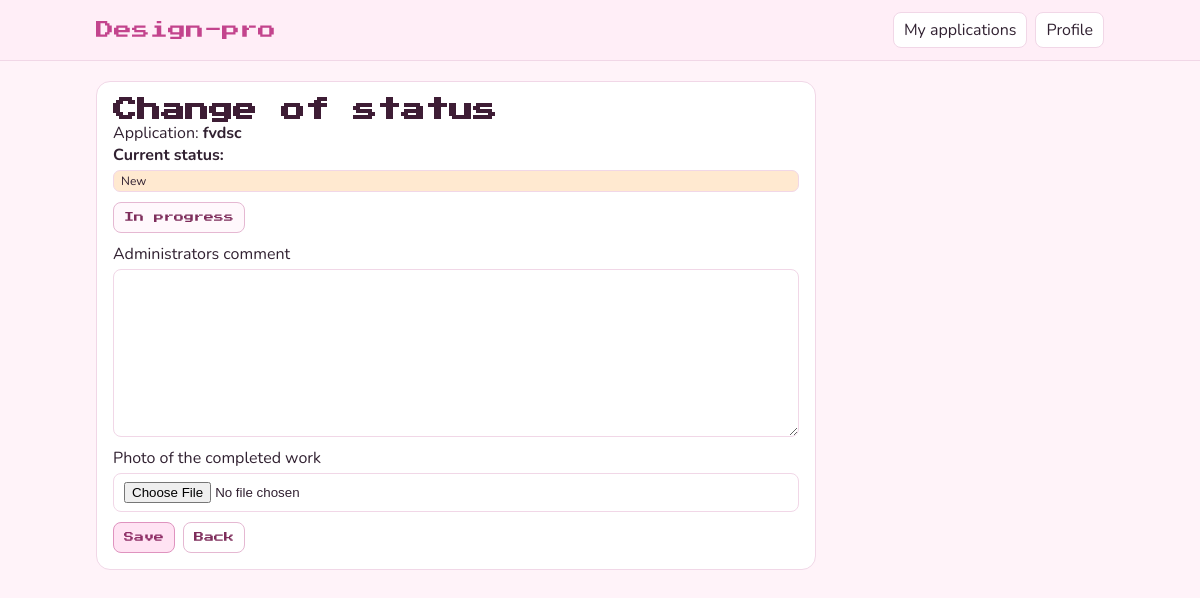
Page /update-status/5/ (signed in) on the earlier database version.
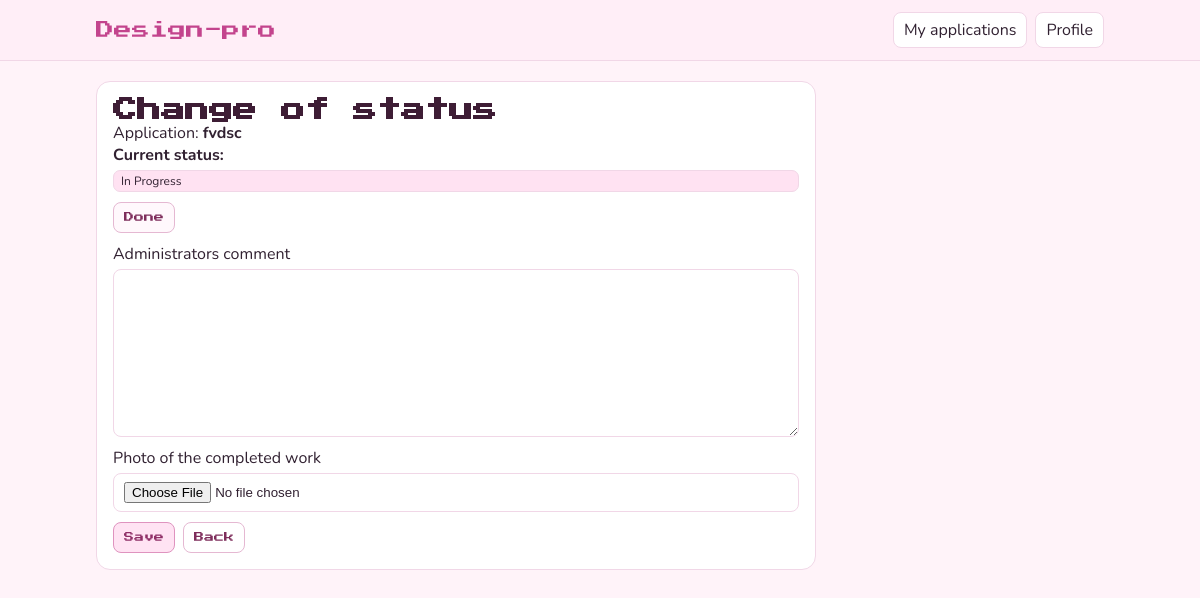
Same page on the later database version.
### main/models.py (models this page shows, shortened)
class DesignRequest(models.Model):
    class Status(models.TextChoices):
        NEW = 'new', 'New'
        IN_PROGRESS = 'in_progress', 'In Progress'
        DONE = 'done', 'Done'
    user = models.ForeignKey(
        settings.AUTH_USER_MODEL,
        on_delete=models.CASCADE,
        verbose_name='User'
    )
    title = models.CharField('Name', max_length=200)
    description = models.TextField('Description')
    category = models.ForeignKey(
        Category,
        on_delete=models.CASCADE,
        verbose_name='Category'
    )
    photo = models.ImageField(
        'Photo of the room / plan',
        upload_to='design_requests/photos/',
        validators=[validate_image_size, validate_image_extension]
    )
    result_image = models.ImageField(
        'Photo of the completed work',
        upload_to='design_requests/results/',
        blank=True,
        null=True
    )
    admin_comment = models.TextField(
        'Administrators comment',
        blank=True,
        null=True
    )
    status = models.CharField(
        max_length=20,
        choices=Status.choices,
        default=Status.NEW,
        verbose_name='Status'
    )
    created_at = models.DateTimeField(
        'Creation date',
        auto_now_add=True
    )
    class Meta:
        ordering = ['-created_at']
        verbose_name = 'Design request'
        verbose_name_plural = 'Design requests'

### main/views.py (the view, shortened to what this page needs)
# urls.py: path('update-status/<int:request_id>/', views.update_status, name='update_status'),
@login_required
@user_passes_test(is_admin)
def update_status(request, request_id):
    design_request = get_object_or_404(DesignRequest, id=request_id)
    if request.method == 'POST':
        form = AdminStatusForm(
            request.POST,
            request.FILES,
            instance=design_request
        )
        if form.is_valid():
            form.save()
            return redirect('filter_status')
    else:
        form = AdminStatusForm(instance=design_request)
    return render(request, 'main/update_status.html', {
        'form': form,
        'request_obj': design_request,
        'is_done': False
    })

### main/forms.py (shortened to what this page needs)
class AdminStatusForm(forms.ModelForm):
    class Meta:
        model = DesignRequest
        fields = ['status', 'admin_comment', 'result_image']

### main/views.py (called while the page is built)
def is_admin(user):
    return user.is_superuser

### main/templates/main/update_status.html (shortened to what this page needs)
{% extends 'main/base.html' %}
{% block content %}
<section class="card form">
  <h1>Change of status</h1>
  <p>Application: <b>{{ request_obj.title }}</b></p>
  <form class="col" method="post" enctype="multipart/form-data">
    <div class="field">
      <b>Current status:</b>
      {% if request_obj.status == 'new' %}
        <span class="st snew">{{ request_obj.get_status_display }}</span>
      {% elif request_obj.status == 'in_progress' %}
        <span class="st sprog">{{ request_obj.get_status_display }}</span>
      {% else %}
        <span class="st sdone">{{ request_obj.get_status_display }}</span>
      {% endif %}
    </div>
    <div class="row">
      {% if request_obj.status == 'new' %}
        <button class="btn b2" type="submit" name="status" value="in_progress">In progress</button>
      {% elif request_obj.status == 'in_progress' %}
        <button class="btn b2" type="submit" name="status" value="done">Done</button>
      {% else %}
        <p class="empty">The application is complete and the status cannot be changed.</p>
      {% endif %}
    </div>
    <label class="field">
      <span>{{ form.admin_comment.label }}</span>
      {{ form.admin_comment }}
    </label>
    <label class="field">
      <span>{{ form.result_image.label }}</span>
      {{ form.result_image }}
    </label>
    <div class="row">
      {% if not is_done %}
        <button class="btn b1" type="submit">Save</button>
      {% endif %}
      <a class="btn b4" href="{% url 'filter_status' %}">Back</a>
    </div>
  </form>
</section>
{% endblock %}

Differences in the rows shown:
changed DesignRequest "fvdsc": status "New" → "In Progress"
Other differences:
text no longer shown: "In progress"
text now shown: "Done"
